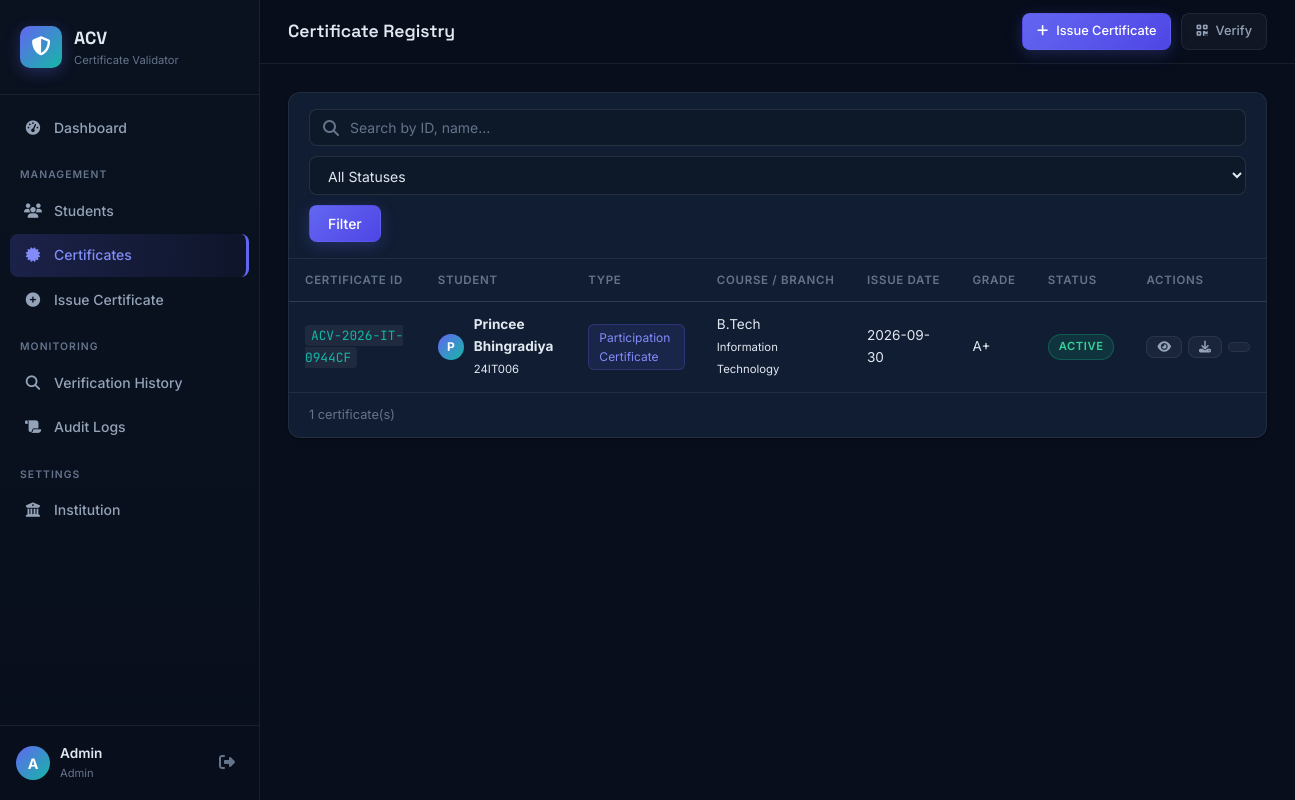
Screenshot of /admin/certificates (signed in) with the database file from the repository.
### tables this page shows
CREATE TABLE users (
            id INTEGER PRIMARY KEY AUTOINCREMENT,
            name TEXT NOT NULL,
            email TEXT UNIQUE NOT NULL,
            password_hash TEXT NOT NULL,
            role TEXT NOT NULL DEFAULT 'student',
            student_id TEXT,
            is_active INTEGER DEFAULT 1,
            created_at TIMESTAMP DEFAULT CURRENT_TIMESTAMP
        );

CREATE TABLE certificates (
            id INTEGER PRIMARY KEY AUTOINCREMENT,
            certificate_id TEXT UNIQUE NOT NULL,
            student_id TEXT NOT NULL,
            student_name TEXT NOT NULL,
            certificate_type TEXT NOT NULL,
            course TEXT NOT NULL,
            branch TEXT NOT NULL,
            achievement TEXT,
            grade TEXT,
            percentage REAL,
            academic_year TEXT,
            issue_date TEXT NOT NULL,
            issuer_name TEXT NOT NULL,
            institution_name TEXT NOT NULL,
            certificate_hash TEXT NOT NULL,
            qr_path TEXT,
            pdf_path TEXT,
            status TEXT DEFAULT 'ACTIVE',
            revocation_reason TEXT,
            revoked_at TIMESTAMP,
            revoked_by INTEGER,
            created_by INTEGER,
            created_at TIMESTAMP DEFAULT CURRENT_TIMESTAMP,
            FOREIGN KEY (student_id) REFERENCES students(student_id)
        );

### app/routes/admin.py (the view)
@admin_bp.route('/certificates')
@admin_required
def certificates():
    db = get_db(); db.row_factory = sqlite3.Row
    q = request.args.get('q', '')
    status = request.args.get('status', '')
    query = 'SELECT * FROM certificates WHERE 1=1'
    params = []
    if q:
        query += ' AND (certificate_id LIKE ? OR student_name LIKE ? OR student_id LIKE ?)'
        params += [f'%{q}%', f'%{q}%', f'%{q}%']
    if status:
        query += ' AND status=?'; params.append(status)
    query += ' ORDER BY created_at DESC'
    certs = db.execute(query, params).fetchall()
    db.close()
    return render_template('admin/certificates.html', certificates=certs, q=q, status=status)

### app/models.py (called while the page is built)
    @property
    def is_active(self):
        return bool(self._is_active)

    @staticmethod
    def get_by_id(user_id):
        db = sqlite3.connect(current_app.config['DATABASE'])
        db.row_factory = sqlite3.Row
        row = db.execute('SELECT * FROM users WHERE id = ?', (user_id,)).fetchone()
        db.close()
        if row:
            return User(row['id'], row['name'], row['email'], row['role'],
                        row['student_id'], row['is_active'])
        return None

### app/routes/admin.py (called while the page is built)
def admin_required(f):
    @wraps(f)
    @login_required
    def decorated(*args, **kwargs):
        if current_user.role != 'admin':
            abort(403)
        return f(*args, **kwargs)
    return decorated

def get_db():
    return sqlite3.connect(current_app.config['DATABASE'],
                           detect_types=sqlite3.PARSE_DECLTYPES)

### templates/admin/certificates.html (shortened to what this page needs)
{% extends "layout.html" %}
{% block page_title %}Certificate Registry{% endblock %}
{% block sidebar_nav %}
<a href="{{ url_for('admin.dashboard') }}" class="nav-item"><i class="fa-solid fa-gauge-high"></i><span>Dashboard</span></a>
<div class="nav-section">MANAGEMENT</div>
<a href="{{ url_for('admin.students') }}" class="nav-item"><i class="fa-solid fa-users"></i><span>Students</span></a>
<a href="{{ url_for('admin.certificates') }}" class="nav-item active"><i class="fa-solid fa-certificate"></i><span>Certificates</span></a>
<a href="{{ url_for('admin.create_certificate') }}" class="nav-item"><i class="fa-solid fa-plus-circle"></i><span>Issue Certificate</span></a>
<div class="nav-section">MONITORING</div>
<a href="{{ url_for('admin.verification_history') }}" class="nav-item"><i class="fa-solid fa-magnifying-glass"></i><span>Verification History</span></a>
<a href="{{ url_for('admin.audit_logs') }}" class="nav-item"><i class="fa-solid fa-scroll"></i><span>Audit Logs</span></a>
<div class="nav-section">SETTINGS</div>
<a href="{{ url_for('admin.institution') }}" class="nav-item"><i class="fa-solid fa-building-columns"></i><span>Institution</span></a>
{% endblock %}
{% block topbar_actions %}
<a href="{{ url_for('admin.create_certificate') }}" class="btn btn-sm btn-primary">
    <i class="fa-solid fa-plus"></i> Issue Certificate
</a>
{% endblock %}
{% block content %}
<div class="card">
    <div class="card-header">
        <form method="GET" class="search-bar">
            <div class="search-input-wrap">
                <i class="fa-solid fa-search"></i>
                <input type="text" name="q" value="{{ q }}" placeholder="Search by ID, name…">
            </div>
            <select name="status">
                <option value="">All Statuses</option>
            </select>
            <button type="submit" class="btn btn-primary">Filter</button>
        </form>
    </div>
    <div class="table-wrapper">
        <table class="data-table">
            <thead>
                <tr>
                    <th>Certificate ID</th><th>Student</th><th>Type</th><th>Course / Branch</th>
                    <th>Issue Date</th><th>Grade</th><th>Status</th><th>Actions</th>
                </tr>
            </thead>
            <tbody>
            {% for cert in certificates %}
            <tr>
                <td><code class="cert-id">{{ cert.certificate_id }}</code></td>
                <td>
                    <div class="student-cell">
                        <div class="student-avatar sm">{{ cert.student_name[0] }}</div>
                        <div>
                            <strong>{{ cert.student_name }}</strong><br>
                            <small>{{ cert.student_id }}</small>
                        </div>
                    </div>
                </td>
                <td><span class="cert-type-tag">{{ cert.certificate_type }}</span></td>
                <td>{{ cert.course }}<br><small>{{ cert.branch }}</small></td>
                <td>{{ cert.issue_date }}</td>
                <td>{{ cert.grade or '—' }}</td>
                <td><span class="badge badge-{{ cert.status.lower() }}">{{ cert.status }}</span></td>
                <td>
                    <div class="action-btns">
                        <a href="{{ url_for('admin.view_certificate', cert_id=cert.certificate_id) }}"
                           class="btn btn-xs btn-ghost" title="View"><i class="fa-solid fa-eye"></i></a>
                        <a href="{{ url_for('admin.download_certificate', cert_id=cert.certificate_id) }}"
                           class="btn btn-xs btn-ghost" title="Download"><i class="fa-solid fa-download"></i></a>
                        <a href="{{ url_for('verify.verify_by_id', cert_id=cert.certificate_id) }}"
                           class="btn btn-xs btn-ghost" title="Verify" target="_blank"></a>
                    </div>
                </td>
            </tr>
            {% else %}
            <tr><td colspan="8" class="empty-row">
                No certificates found. <a href="{{ url_for('admin.create_certificate') }}">Issue one now</a>
            </td></tr>
            {% endfor %}
            </tbody>
        </table>
    </div>
    <div class="card-footer">{{ certificates | length }} certificate(s)</div>
</div>
{% endblock %}

### templates/layout.html (shortened to what this page needs)
<!DOCTYPE html>
<html lang="en">
<head>
    <link rel="stylesheet" href="https://cdnjs.cloudflare.com/ajax/libs/font-awesome/6.5.0/css/all.min.css">
    <link rel="stylesheet" href="{{ url_for('static', filename='css/main.css') }}">
</head>
<body>
<div class="app-layout">
    <aside class="sidebar" id="sidebar">
        <div class="sidebar-brand">
            <div class="brand-icon"><i class="fa-solid fa-shield-halved"></i></div>
            <div class="brand-text">
                <span class="brand-name">ACV</span>
                <span class="brand-sub">Certificate Validator</span>
            </div>
        </div>
        <nav class="sidebar-nav">
            {% block sidebar_nav %}{% endblock %}
        </nav>
        <div class="sidebar-footer">
            <div class="sidebar-user">
                <div class="user-avatar">{{ current_user.name[0].upper() }}</div>
                <div class="user-info">
                    <span class="user-name">{{ current_user.name }}</span>
                    <span class="user-role">{{ current_user.role | title }}</span>
                </div>
            </div>
            <a href="{{ url_for('auth.logout') }}" class="sidebar-logout" title="Logout">
                <i class="fa-solid fa-right-from-bracket"></i>
            </a>
        </div>
    </aside>
    <div class="main-wrapper">
        <header class="topbar">
            <div class="topbar-title">
                <h1>{% block page_title %}Dashboard{% endblock %}</h1>
            </div>
            <div class="topbar-actions">
                {% block topbar_actions %}{% endblock %}
                <a href="{{ url_for('verify.verify_index') }}" class="btn btn-sm btn-ghost" target="_blank">
                    <i class="fa-solid fa-qrcode"></i> Verify
                </a>
            </div>
        </header>
        <main class="main-content">
            {% block content %}{% endblock %}
        </main>
    </div>
</div>
</body>
</html>

### rows the page displays
users: name "A", name "Admin", role "Admin"
certificates: certificate_id "ACV-2026-IT-0944CF", student_name "P", student_name "Princee Bhingradiya", student_id "24IT006", certificate_type "Participation Certificate", course "B.Tech", branch "Information Technology", issue_date "2026-09-30", grade "A+", status "ACTIVE"

### other values shown
{{ certificates | length }} "1"
